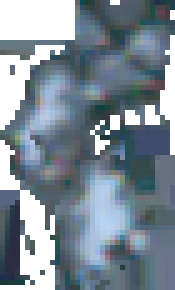
#> input picture defects/blemish/1.png, 35 x 58 px, given in place of segmented_002.png, which was not available (shown 5 times larger)
$ python random_defect.py
#> lines starting #> are read from the running program, lines starting #| are printed output that depends on the picture; pictures that were not available may be replaced by others from this repository, and a replacement may not be noted
#> further down, img is the input picture: shape (58, 35, 4); mean B, G, R, A 150.5, 139.4, 125.8, 69.8
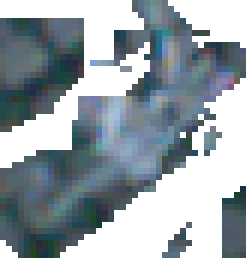
#> input picture defects/blemish/10.png, 41 x 43 px, given in place of 13.png, which was not available (shown 6 times larger)
#> further down, img_defect is the input picture: shape (43, 41, 4); mean B, G, R, A 168.4, 161.6, 150.5, 34.4
import cv2
import numpy as np
import matplotlib.pyplot as plt
import random
import imutils
import matplotlib.patches as patches

# 해야할 것 : 라벨링 순서 및 형식 알아서 지정하기.
# 다 되었으면, 흠집 이미지 받아서 segmented 1, 2, 3순서로 데이터 만들기.

"""
overlay image must be a square shape image
"""
config = {
    'img_src_path' : './images/segmented_image/segmented_002.png',
    'img_defect_path' : './defects/%s/%d.png',
    'data_path' : "./images/data/%d.jpg",
    'labeled_img_path' : './images/labeled_img/%d.jpg',
    'labeled_text_path' : './images/labeled_img/%d.txt',
    'repeat_num' : 1000,
    'defect_num': 4,
    'blemish_num' : 38,
    'scratch_num' : 15
}


# put defected img on background img.
def defect_overlay(background, overlay, x, y):
    background_width = background.shape[1]
    background_height = background.shape[0]

    if x >= background_width or y >= background_height:
        return background

    h, w = overlay.shape[0], overlay.shape[1]

    if x + w > background_width:
        w = background_width - x
        overlay = overlay[:, :w]

    if y + h > background_height:
        h = background_height - y
        overlay = overlay[:h]

    if overlay.shape[2] < 4:
        overlay = np.concatenate(
            [
                overlay,
                np.ones((overlay.shape[0], overlay.shape[1], 1), dtype=overlay.dtype) * 255
            ],
            axis=2,
        )

    overlay_image = overlay[..., :3]
    mask = overlay[..., 3:] / 255.0

    background[y:y + h, x:x + w] = (1.0 - mask) * background[y:y + h, x:x + w] + mask * overlay_image

    return background, x , y, overlay.shape[1], overlay.shape[0]


def is_in_circle(r, c_x, c_y, x, y):
    if ((x-c_x)**2) + ((y-c_y)**2) < r**2:
        return True
    else:
        return False


def random_overlay(img, overlay):
    h, w, c = img.shape
#> h = 58; w = 35; c = 4
    center_x = int(w / 2)
#> center_x = 17
    center_y = int(h / 2)
#> center_y = 29
    # r is the average radius of three panels(960) - 35(because of boundary treatment)
    r = 925
    oh, ow, oc = overlay.shape
#> oh = 43; ow = 41; oc = 4

    # determine defected img, Check that the four vertices fo the defect image are in the panel.
    while True:
        x = random.randrange(60, 1940)
        y = random.randrange(50, 1940)
        x1 = x - int(ow / 2)
        y1 = y - int(oh / 2)
        x2 = x + int(ow / 2)
        y2 = y - int(oh / 2)
        x3 = x - int(ow / 2)
        y3 = y + int(oh / 2)
        x4 = x + int(ow / 2)
        y4 = y + int(oh / 2)
        if is_in_circle(r, center_x, center_y, x1, y1) and is_in_circle(r, center_x, center_y, x2, y2) and \
                is_in_circle(r, center_x, center_y, x3, y3) and is_in_circle(r, center_x, center_y, x4, y4):
            break

    # overlay image random transform
    flip_yn = random.randrange(0, 2)  # flip_no = 0, flip_yes = 1
    rotation_degree = random.randrange(0, 360)
    if flip_yn == 1:
        overlay = cv2.flip(overlay, 0)
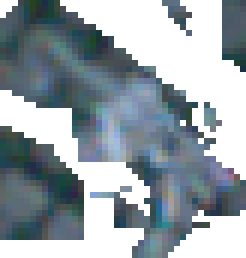
#> overlay: shape (43, 41, 4) (shown 6 times larger); mean of channels 0, 1, 2, 3 168.4, 161.6, 150.5, 34.4; drawn as B, G, R
    overlay = imutils.rotate(overlay, rotation_degree)
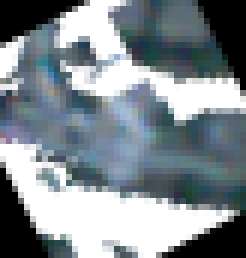
#> overlay: shape (43, 41, 4) (shown 6 times larger); mean of channels 0, 1, 2, 3 143.8, 137.6, 127.8, 33.8; drawn as B, G, R

    oh, ow, oc = overlay.shape
    # return defect_overlay(img, overlay, x - int(ow/2), y - int(oh/2))
    return defect_overlay(img, overlay, x - int(ow/2), y - int(oh/2))


if __name__ == "__main__":
    # make data set randomly.
    for img_num in range(0, config['repeat_num']):
        defect_coordinate_wh = []
        img = cv2.imread(config['img_src_path'], cv2.IMREAD_UNCHANGED)  # read image as BGR
        kind_defect = random.randrange(0, 2)
        if kind_defect == 0:
            kind_defect = "blemish"
            kind_type = 0
            defect_num = random.randrange(1, config['blemish_num'] + 1)
        else:
            kind_defect = "scratch"
            kind_type = 1
            defect_num = random.randrange(1, config['scratch_num'] + 1)
        img_defect = cv2.imread(config['img_defect_path'] % (kind_defect, defect_num) , cv2.IMREAD_UNCHANGED)

        # the number of times repeat
#> (the run stopped early here; a loop or call above may not have finished)
